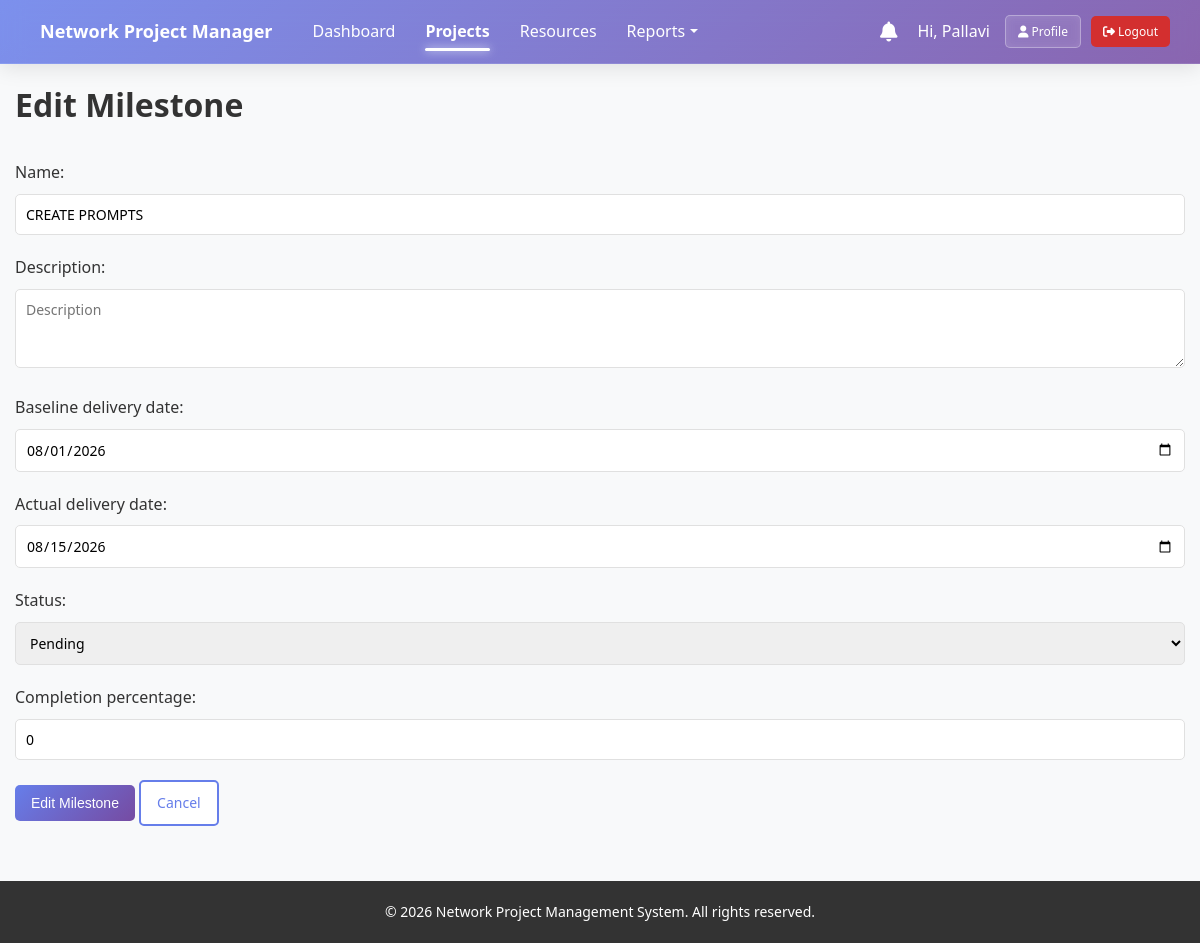
The page /milestones/2/edit/ (signed in) on the database its author committed.
### app/models.py (models this page shows, shortened)
class Milestone(models.Model):
    project = models.ForeignKey(Project, on_delete=models.CASCADE, related_name='milestones')
    name = models.CharField(max_length=255)
    description = models.TextField(blank=True, null=True)
    baseline_delivery_date = models.DateField()
    actual_delivery_date = models.DateField(blank=True, null=True)
    status = models.CharField(max_length=20, choices=MILESTONE_STATUS_CHOICES, default='pending')
    completion_percentage = models.IntegerField(default=0, help_text="0-100")
    order = models.IntegerField(default=0)
    created_at = models.DateTimeField(auto_now_add=True)
    updated_at = models.DateTimeField(auto_now=True)
    class Meta:
        ordering = ['order', 'baseline_delivery_date']
        verbose_name = "Milestone"
        verbose_name_plural = "Milestones"

### app/views.py (the view)
# urls.py: path('milestones/<int:milestone_id>/edit/', views.milestone_edit, name='milestone_edit'),
@login_required
@user_passes_test(is_project_manager)
def milestone_edit(request, milestone_id):
    milestone = get_object_or_404(Milestone, id=milestone_id)
    project = milestone.project
    if request.user.profile.role not in ['admin'] and project.project_manager != request.user:
        return redirect('dashboard')
    if request.method == 'POST':
        form = MilestoneForm(request.POST, instance=milestone)
        if form.is_valid():
            milestone = form.save()
            ProjectLog.objects.create(
                project=project,
                user=request.user,
                action='Milestone Updated',
                description=f'Milestone {milestone.name} updated'
            )
            return redirect('project_detail', project_id=project.id)
    else:
        form = MilestoneForm(instance=milestone)
    return render(request, 'milestones/milestone_form.html', {'form': form, 'title': 'Edit Milestone', 'project': project})

### app/forms.py
class MilestoneForm(forms.ModelForm):
    class Meta:
        model = Milestone
        fields = ['name', 'description', 'baseline_delivery_date', 'actual_delivery_date', 'status', 'completion_percentage']
        widgets = {
            'name': forms.TextInput(attrs={'class': 'form-control', 'placeholder': 'Milestone Name'}),
            'description': forms.Textarea(attrs={'class': 'form-control', 'rows': 3, 'placeholder': 'Description'}),
            'baseline_delivery_date': forms.DateInput(attrs={'class': 'form-control', 'type': 'date'}),
            'actual_delivery_date': forms.DateInput(attrs={'class': 'form-control', 'type': 'date'}),
            'status': forms.Select(choices=MILESTONE_STATUS_CHOICES, attrs={'class': 'form-control'}),
            'completion_percentage': forms.NumberInput(attrs={'class': 'form-control', 'min': 0, 'max': 100}),
        }

### app/views.py (called while the page is built)
def is_project_manager(user):
    return user.profile.role in ['project_manager', 'admin']

### app/templates/milestones/milestone_form.html (shortened to what this page needs)
{% extends "base.html" %}
{% block content %}
<div class="form-page">
    <div class="page-header">
        <h1>{{ title }}</h1>
    </div>
    <form method="post" class="form-container">
        <div class="form-section">
            {% for field in form %}
                {% if field.name not in "id" %}
                <div class="form-group">
                    {{ field.label_tag }}
                    {% if field.widget.input_type == 'textarea' %}
                    <textarea class="form-control" name="{{ field.name }}" id="{{ field.id }}" rows="4">{{ field.value|default:"" }}</textarea>
                    {% else %}
                    {{ field }}
                    {% endif %}
                </div>
                {% endif %}
            {% endfor %}
        </div>
        <div class="form-actions">
            <button type="submit" class="btn btn-primary">{{ title }}</button>
            <a href="javascript:history.back()" class="btn btn-secondary">Cancel</a>
        </div>
    </form>
</div>
{% endblock %}

### app/templates/base.html (shortened to what this page needs)
<!DOCTYPE html>
<html lang="en">
<head>
    <link rel="stylesheet" href="/static/css/style.css">
    <link rel="stylesheet" href="https://cdnjs.cloudflare.com/ajax/libs/font-awesome/6.4.0/css/all.min.css">
</head>
<body>
    {% if user.is_authenticated %}
    <nav class="navbar">
        <div class="navbar-container">
            <div class="navbar-brand">
                <a href="{% url 'dashboard' %}" class="brand-logo">
                     Network Project Manager
                </a>
            </div>
            <ul class="navbar-menu" id="navbar-menu">
                <li><a href="{% url 'dashboard' %}" class="nav-link {% if request.resolver_match.url_name == 'dashboard' %}active{% endif %}">Dashboard</a></li>
                {% if user.profile.role in "admin,project_manager" %}
                <li><a href="{% url 'project_list' %}" class="nav-link {% if request.resolver_match.url_name in 'project_list,project_create,project_detail,project_edit,project_archive,milestone_create,milestone_detail,milestone_edit,milestone_delete,subtask_create,subtask_detail,subtask_edit,subtask_delete' %}active{% endif %}">Projects</a></li>
                <li><a href="{% url 'resource_list' %}" class="nav-link {% if request.resolver_match.url_name in 'resource_list,resource_detail' %}active{% endif %}">Resources</a></li>
                <li class="dropdown">
                    <a href="#" class="nav-link dropdown-toggle {% if request.resolver_match.url_name in 'project_status_report,milestone_report,delayed_tasks_report,resource_utilization_report' %}active{% endif %}">Reports</a>
                </li>
                {% endif %}
            </ul>
            <div class="navbar-right" id="navbar-right">
                <div class="notifications-container">
                    <a href="{% url 'notifications' %}" class="notification-bell">
                        <i class="fas fa-bell"></i>
                    </a>
                </div>
                <div class="user-actions">
                    <span class="greeting" style="color: white; margin-right: 15px; font-weight: 500;">Hi, {{ user.first_name|default:user.username }}</span>
                    <a href="{% url 'profile' %}" class="btn btn-glass btn-sm" style="margin-right: 10px;"><i class="fas fa-user"></i> Profile</a>
                    <a href="{% url 'logout' %}" class="btn btn-danger btn-sm"><i class="fas fa-sign-out-alt"></i> Logout</a>
                </div>
            </div>
        </div>
    </nav>
    {% endif %}
    <div class="container">
        {% block content %}{% endblock %}
    </div>
    <footer class="footer">
        <p>&copy; 2026 Network Project Management System. All rights reserved.</p>
    </footer>
</body>
</html>

### app/static/css/style.css (style rules this page uses)
* { margin: 0; padding: 0; box-sizing: border-box; }
:root { --primary-color: #667eea; --secondary-color: #764ba2; --success-color: #43e97b; --warning-color: #f093fb; --danger-color: #d32f2f; --info-color: #4facfe; --light-bg: #f5f7fa; --border-color: #e0e0e0; --text-dark: #333333; --text-light: #666666; }
body { font-family: 'Segoe UI', Tahoma, Geneva, Verdana, sans-serif; background-color: #f8f9fa; color: var(--text-dark); line-height: 1.6; }
html, body { height: 100%; }
.navbar { background: rgba(102, 126, 234, 0.85); background: linear-gradient(135deg, rgba(102, 126, 234, 0.85) 0%, rgba(118, 75, 162, 0.85) 100%); backdrop-filter: blur(12px); -webkit-backdrop-filter: blur(12px); border-bottom: 1px solid rgba(255, 255, 255, 0.1); color: white; box-shadow: 0 4px 20px rgba(0, 0, 0, 0.1); position: sticky; top: 0; z-index: 100; }
.navbar-container { display: flex; justify-content: space-between; align-items: center; padding: 15px 30px; max-width: 100%; }
.navbar-brand { font-size: 18px; font-weight: 600; }
.brand-logo { color: white; text-decoration: none; display: flex; align-items: center; gap: 10px; }
.navbar-menu { display: flex; list-style: none; gap: 30px; flex: 1; margin-left: 40px; }
.nav-link { color: white; text-decoration: none; transition: all 0.3s ease; position: relative; padding-bottom: 5px; }
.nav-link.active { opacity: 1; font-weight: 600; }
.nav-link.active::after { content: ''; position: absolute; bottom: -4px; left: 0; width: 100%; height: 3px; background-color: white; border-radius: 2px; box-shadow: 0 0 8px rgba(255, 255, 255, 0.8); }
.navbar-right { display: flex; align-items: center; gap: 20px; }
.notification-bell { position: relative; font-size: 20px; cursor: pointer; color: white; text-decoration: none; }
.dropdown { position: relative; }
.dropdown-toggle::after { content: ''; display: inline-block; width: 0; height: 0; margin-left: 5px; vertical-align: 0.255em; border-top: 0.3em solid; border-right: 0.3em solid transparent; border-bottom: 0; border-left: 0.3em solid transparent; }
.container { max-width: 1400px; margin: 0 auto; padding: 20px; flex: 1; }
.btn { padding: 10px 16px; border: none; border-radius: 5px; cursor: pointer; font-size: 14px; text-decoration: none; display: inline-block; transition: all 0.3s; font-weight: 500; }
.btn-primary { background: linear-gradient(135deg, var(--primary-color) 0%, var(--secondary-color) 100%); color: white; }
.btn-secondary { background: white; color: var(--primary-color); border: 2px solid var(--primary-color); }
.btn-danger { background: var(--danger-color); color: white; }
.btn-sm { padding: 6px 12px; font-size: 12px; }
.form-control { width: 100%; padding: 10px; border: 1px solid var(--border-color); border-radius: 5px; font-size: 14px; font-family: inherit; }
.form-group { margin-bottom: 20px; }
.form-group label { display: block; margin-bottom: 8px; font-weight: 500; color: var(--text-dark); }
.page-header { display: flex; justify-content: space-between; align-items: center; margin-bottom: 30px; flex-wrap: wrap; gap: 15px; }
.page-header h1 { font-size: 32px; color: var(--text-dark); margin: 0; }
.footer { background: #333; color: white; text-align: center; padding: 20px; margin-top: 40px; }
.footer p { margin: 0; font-size: 14px; }
.container { padding: 15px; }
.page-header { flex-direction: column; align-items: flex-start; }
.btn-glass { background: rgba(255, 255, 255, 0.2); backdrop-filter: blur(4px); -webkit-backdrop-filter: blur(4px); color: white; border: 1px solid rgba(255, 255, 255, 0.3); transition: all 0.3s ease; }
.user-actions { display: flex; align-items: center; }

### rows shown on the page
Milestone: form "CREATE PROMPTS" "08/01/2026" "08/15/2026" "Pending" "0"

### other values the page prints
{{ user.first_name|default:user.username }} "Pallavi"
{{ title }} "Edit Milestone"
{{ field.label_tag }} "Name:" "Description:" "Baseline delivery date:" "Actual delivery date:" "Status:" "Completion percentage:"
